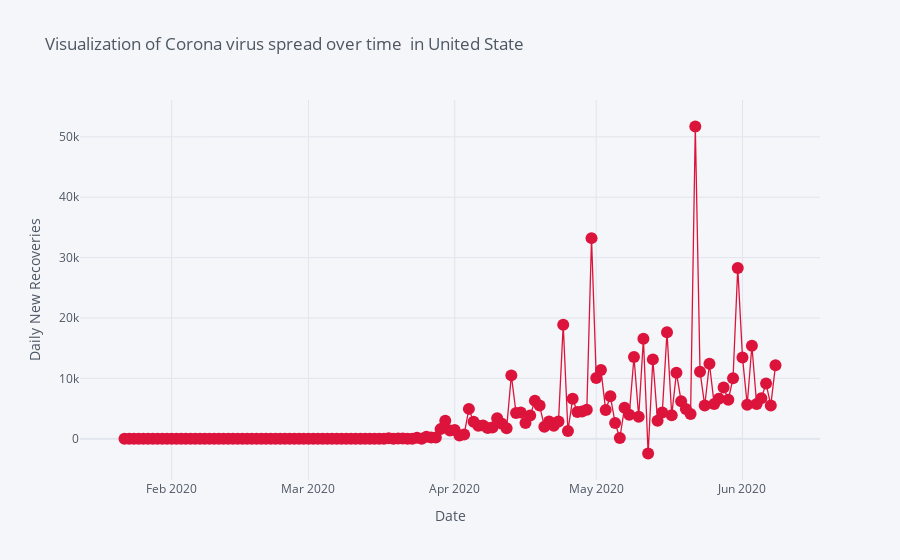

The cell this chart's notebook holds for it:
### Code cell
fig=US.iplot(
    asFigure=True,
    subplots=True,
    mode='lines+markers+text',
    #text=text,
    y=['Daily New Recoveries'],
    opacity=1,
    xTitle='Date',
    yTitle='Daily New Recoveries',
    title='Visualization of Corona virus spread over time  in United State',
    colors='crimson'
    )
fig.show()

### Figure 1 — Plotly figure (JSON) as saved in the notebook; plotly's stock layout.template omitted (floating-point values rounded to 4 significant figures; data arrays with more than 128 entries replaced by an {"elided": "..."} marker saying what was removed)
{"data": [{"line": {"color": "rgba(220, 20, 60, 1.0)", "dash": "solid", "shape": "linear", "width": 1.3}, "marker": {"size": 12, "symbol": "circle"}, "mode": "lines+markers+text", "name": "Daily New Recoveries", "text": "", "type": "scatter", "x": {"elided": "139 str values"}, "xaxis": "x", "y": {"elided": "139 int values"}, "yaxis": "y"}], "layout": {"legend": {"bgcolor": "#F5F6F9", "font": {"color": "#4D5663"}}, "paper_bgcolor": "#F5F6F9", "plot_bgcolor": "#F5F6F9", "title": {"font": {"color": "#4D5663"}, "text": "Visualization of Corona virus spread over time  in United State"}, "xaxis": {"anchor": "y", "domain": [0, 1], "gridcolor": "#E1E5ED", "showgrid": true, "tickfont": {"color": "#4D5663"}, "title": {"font": {"color": "#4D5663"}, "text": "Date"}, "zerolinecolor": "#E1E5ED"}, "yaxis": {"anchor": "x", "domain": [0, 1], "gridcolor": "#E1E5ED", "showgrid": true, "tickfont": {"color": "#4D5663"}, "title": {"font": {"color": "#4D5663"}, "text": "Daily New Recoveries"}, "zerolinecolor": "#E1E5ED"}}}
